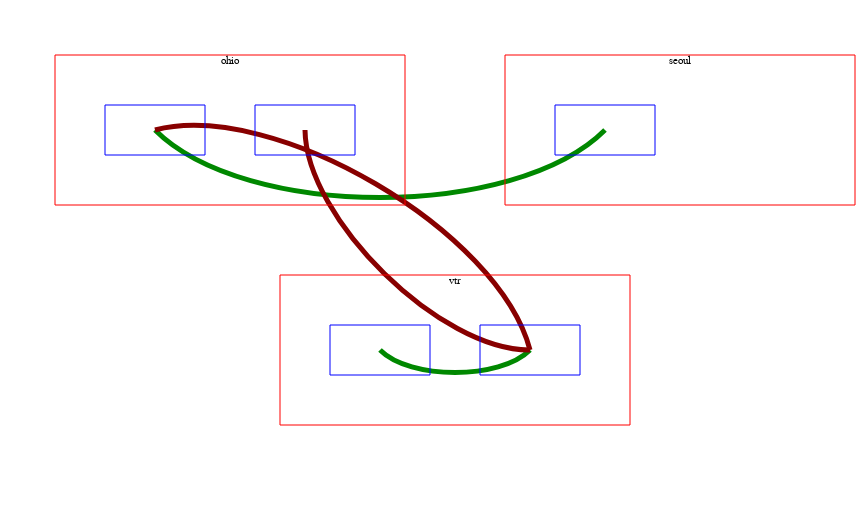

The Vega-Lite source for this figure:
### Vega specification from a JSON file in a GitHub repository (floating-point values rounded to 4 significant figures)
{"$schema": "https://vega.github.io/schema/vega/v5.11.json", "width": 500, "height": 500, "padding": 5, "_test": 20, "data": [{"name": "regions", "values": [{"name": "vtr", "width": 350, "height": 150, "x": 275, "y": 270, "count": 2}, {"name": "ohio", "width": 350, "height": 150, "x": 50, "y": 50, "count": 2}, {"name": "seoul", "width": 350, "height": 150, "x": 500, "y": 50, "count": 1}], "transform": [{"type": "formula", "as": "text_x", "expr": "datum.x + datum.width/2"}]}, {"name": "mongo-status", "values": [{"_id": 0, "name": "mongo1.ww.project.vtr.internal:27017", "syncSourceId": 3, "syncSourceHost": "mongo2.ww.project.vtr.internal:27017"}, {"_id": 1, "name": "mongo1.ww.project.ohio.cloud:27017", "syncSourceId": 2, "syncSourceHost": "mongo2.ww.project.vtr.internal:27017"}, {"_id": 2, "name": "mongo1.ww.project.seoul.cloud:27017", "syncSourceId": -1, "syncSourceHost": ""}, {"_id": 3, "name": "mongo2.ww.project.vtr.internal:27017", "syncSourceId": 1, "syncSourceHost": ""}, {"_id": 4, "name": "mongo2.ww.project.ohio.cloud:27017", "syncSourceId": 3, "syncSourceHost": "mongo2.ww.project.vtr.internal:27017"}], "transform": [{"type": "formula", "as": "name_parts", "expr": "split(split(datum.name,':')[0],'.')"}, {"type": "formula", "as": "node_name", "expr": "datum.name_parts[0]"}, {"type": "formula", "as": "node_region", "expr": "datum.name_parts[3]"}, {"type": "formula", "as": "index", "expr": "slice(datum.node_name,-1)-1"}, {"type": "lookup", "from": "regions", "key": "name", "fields": ["node_region"], "as": ["region"]}, {"type": "formula", "as": "x1", "expr": "datum.region.x + 50 + datum.index * 150"}, {"type": "formula", "as": "width", "expr": "100"}, {"type": "formula", "as": "y1", "expr": "datum.region.y + 50"}, {"type": "formula", "as": "height", "expr": "50"}, {"type": "formula", "as": "x", "expr": "datum.x1 + datum.width/2"}, {"type": "formula", "as": "y", "expr": "datum.y1 + datum.height/2"}, {"type": "formula", "as": "right", "expr": "datum.x + datum.width"}, {"type": "formula", "as": "bottom", "expr": "datum.y + datum.height"}, {"type": "formula", "as": "sourceId", "expr": "datum.syncSourceId<0 ? null : datum.syncSourceId"}, {"type": "stratify", "key": "_id", "parentKey": "sourceId"}]}, {"name": "links", "source": "mongo-status", "transform": [{"type": "treelinks"}, {"type": "linkpath", "shape": "curve", "orient": "horizontal"}]}, {"name": "smart-links", "source": "links", "transform": [{"type": "formula", "as": "same-line", "expr": "datum.source.y==datum.target.y"}]}], "scales": [{"name": "c", "type": "ordinal", "domain": [false, true], "range": ["#880000", "#008800"]}], "marks": [{"type": "path", "from": {"data": "smart-links"}, "encode": {"enter": {"path": {"field": "path"}, "stroke": {"scale": "c", "field": "same-line"}, "strokeWidth": {"value": 5}}}}, {"type": "rect", "from": {"data": "mongo-status"}, "encode": {"enter": {"x": {"field": "x1"}, "y": {"field": "y1"}, "width": {"field": "width"}, "height": {"field": "height"}, "stroke": {"value": "blue"}}}}, {"type": "rect", "from": {"data": "regions"}, "encode": {"enter": {"x": {"field": "x"}, "y": {"field": "y"}, "width": {"field": "width"}, "height": {"field": "height"}, "stroke": {"value": "red"}}}}, {"type": "text", "from": {"data": "regions"}, "encode": {"enter": {"text": {"field": "name"}, "align": {"value": "center"}, "baseline": {"value": "top"}, "x": {"field": "text_x"}, "y": {"field": "y"}, "width": {"field": "width"}, "height": {"field": "height"}}}}]}
